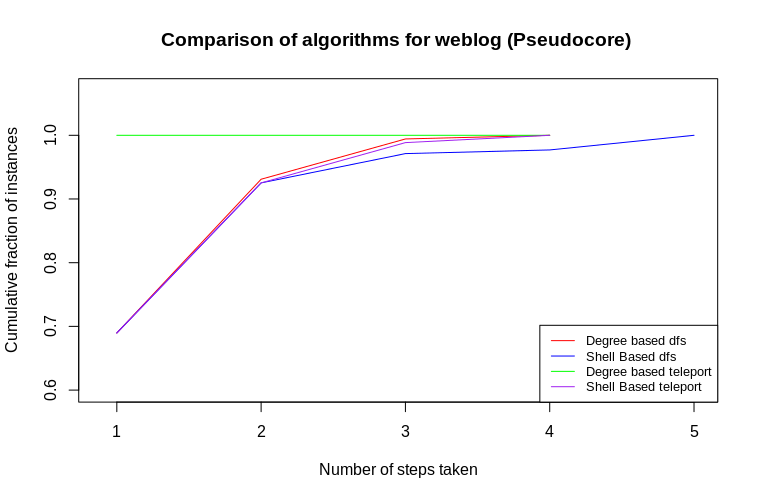

This chart was generated by the following R code:
library(igraph)
library(ggplot2)

x_ <- c(1,
        2,
        3,
        4)
y_ <- c(  0.6896551724,
          0.9310344828,
          0.9942528736,
          1)

x <- c(1,
       2,
       3,
       4,
       5)
y <- c(0.6896551724,
       0.9252873563,
       0.9712643678,
       0.9770114943,
       1)


degree_ <- c(1,4
)
y1 <- c(
  1,1
)

shel <- c(1,
          2,
          3,
          4
          
)
y2 <- c(0.6896551724,
        0.9252873563,
        0.9885057471,
        1
)

plot(x_,y_,type="l",col="red", xlim=c(0.9, 5), ylim = c(0.6, 1.07),  xlab="Number of steps taken",ylab="Cumulative fraction of instances", main = "Comparison of algorithms for weblog (Pseudocore) ") + 
  lines(x,y,col="blue")+ lines(degree_,y1,col="green") + lines(shel,y2,col="purple")
legend("bottomright", legend=c("Degree based dfs", "Shell Based dfs", "Degree based teleport", "Shell Based teleport"),lty=1:1, cex=0.8 ,
       col=c("red", "blue", "green", "purple"))
